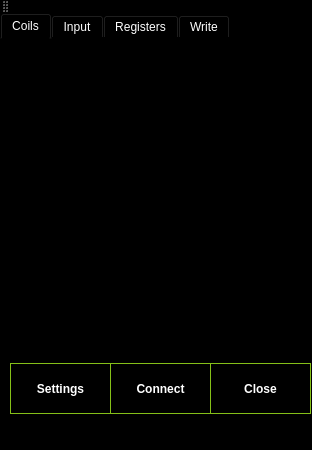
<?xml version="1.0" encoding="UTF-8"?>
<ui version="4.0">
 <class>AQModBus</class>
 <widget class="QMainWindow" name="AQModBus">
  <property name="geometry">
   <rect>
    <x>0</x>
    <y>0</y>
    <width>312</width>
    <height>450</height>
   </rect>
  </property>
  <property name="sizePolicy">
   <sizepolicy hsizetype="Preferred" vsizetype="Preferred">
    <horstretch>0</horstretch>
    <verstretch>0</verstretch>
   </sizepolicy>
  </property>
  <property name="windowTitle">
   <string>AQModBus</string>
  </property>
  <property name="windowIcon">
   <iconset>
    <normaloff>aqmodbus.png</normaloff>aqmodbus.png</iconset>
  </property>
  <property name="styleSheet">
   <string notr="true">background-color: rgb(0, 0, 0);
border-color: rgb(133, 192, 24);
color: rgb(255, 255, 255);</string>
  </property>
  <widget class="QWidget" name="centralWidget">
   <widget class="QPushButton" name="closeBtn">
    <property name="geometry">
     <rect>
      <x>210</x>
      <y>350</y>
      <width>101</width>
      <height>51</height>
     </rect>
    </property>
    <property name="styleSheet">
     <string notr="true">border-style: solid;
border-color: rgb(133, 192, 24);
border-width: 1px;
font-weight: bold</string>
    </property>
    <property name="text">
     <string>Close</string>
    </property>
    <property name="checkable">
     <bool>false</bool>
    </property>
   </widget>
   <widget class="QPushButton" name="settingsBtn">
    <property name="geometry">
     <rect>
      <x>10</x>
      <y>350</y>
      <width>101</width>
      <height>51</height>
     </rect>
    </property>
    <property name="styleSheet">
     <string notr="true">border-style: solid;
border-color: rgb(133, 192, 24);
border-width: 1px;
font-weight: bold</string>
    </property>
    <property name="text">
     <string>Settings</string>
    </property>
    <property name="checkable">
     <bool>false</bool>
    </property>
   </widget>
   <widget class="QPushButton" name="connectBtn">
    <property name="geometry">
     <rect>
      <x>110</x>
      <y>350</y>
      <width>101</width>
      <height>51</height>
     </rect>
    </property>
    <property name="styleSheet">
     <string notr="true">border-style: solid;
border-color: rgb(133, 192, 24);
border-width: 1px;
font-weight: bold</string>
    </property>
    <property name="text">
     <string>Connect</string>
    </property>
    <property name="checkable">
     <bool>false</bool>
    </property>
   </widget>
   <widget class="QTabWidget" name="tabWidget">
    <property name="geometry">
     <rect>
      <x>0</x>
      <y>0</y>
      <width>311</width>
      <height>341</height>
     </rect>
    </property>
    <property name="currentIndex">
     <number>0</number>
    </property>
    <widget class="QWidget" name="tabCoils">
     <attribute name="title">
      <string>Coils</string>
     </attribute>
     <widget class="QProgressBar" name="pbCoil">
      <property name="geometry">
       <rect>
        <x>10</x>
        <y>0</y>
        <width>20</width>
        <height>20</height>
       </rect>
      </property>
      <property name="maximum">
       <number>1</number>
      </property>
      <property name="value">
       <number>0</number>
      </property>
      <property name="format">
       <string/>
      </property>
     </widget>
     <widget class="QLedMatrix" name="CoilMatrix" native="true">
      <property name="geometry">
       <rect>
        <x>10</x>
        <y>0</y>
        <width>291</width>
        <height>221</height>
       </rect>
      </property>
      <property name="backgroundColor" stdset="0">
       <color>
        <red>0</red>
        <green>0</green>
        <blue>0</blue>
       </color>
      </property>
      <property name="darkLedColor" stdset="0">
       <color>
        <red>34</red>
        <green>34</green>
        <blue>34</blue>
       </color>
      </property>
      <property name="rows" stdset="0">
       <number>8</number>
      </property>
      <property name="columns" stdset="0">
       <number>8</number>
      </property>
     </widget>
    </widget>
    <widget class="QWidget" name="tabInput">
     <attribute name="title">
      <string>Input</string>
     </attribute>
     <widget class="QLedMatrix" name="InputMatrix" native="true">
      <property name="geometry">
       <rect>
        <x>10</x>
        <y>0</y>
        <width>291</width>
        <height>221</height>
       </rect>
      </property>
      <property name="backgroundColor" stdset="0">
       <color>
        <red>0</red>
        <green>0</green>
        <blue>0</blue>
       </color>
      </property>
      <property name="darkLedColor" stdset="0">
       <color>
        <red>34</red>
        <green>34</green>
        <blue>34</blue>
       </color>
      </property>
      <property name="rows" stdset="0">
       <number>8</number>
      </property>
      <property name="columns" stdset="0">
       <number>8</number>
      </property>
     </widget>
    </widget>
    <widget class="QWidget" name="tabReg">
     <attribute name="title">
      <string>Registers</string>
     </attribute>
     <widget class="QTableWidget" name="RegisterList">
      <property name="geometry">
       <rect>
        <x>10</x>
        <y>1</y>
        <width>141</width>
        <height>211</height>
       </rect>
      </property>
      <property name="showGrid">
       <bool>true</bool>
      </property>
      <property name="rowCount">
       <number>1</number>
      </property>
      <property name="columnCount">
       <number>2</number>
      </property>
      <attribute name="verticalHeaderVisible">
       <bool>false</bool>
      </attribute>
      <row/>
      <column>
       <property name="text">
        <string>Addr</string>
       </property>
      </column>
      <column>
       <property name="text">
        <string>Register Value</string>
       </property>
      </column>
     </widget>
     <widget class="QTableWidget" name="AnalogList">
      <property name="geometry">
       <rect>
        <x>160</x>
        <y>0</y>
        <width>141</width>
        <height>211</height>
       </rect>
      </property>
      <property name="rowCount">
       <number>1</number>
      </property>
      <property name="columnCount">
       <number>2</number>
      </property>
      <attribute name="verticalHeaderVisible">
       <bool>false</bool>
      </attribute>
      <row/>
      <column>
       <property name="text">
        <string>Addr</string>
       </property>
      </column>
      <column>
       <property name="text">
        <string>Analog Input</string>
       </property>
      </column>
     </widget>
    </widget>
    <widget class="QWidget" name="tabWrite">
     <attribute name="title">
      <string>Write</string>
     </attribute>
     <widget class="QComboBox" name="cbWrite">
      <property name="geometry">
       <rect>
        <x>10</x>
        <y>10</y>
        <width>281</width>
        <height>31</height>
       </rect>
      </property>
      <property name="styleSheet">
       <string notr="true">color: rgb(133, 192, 24);</string>
      </property>
      <item>
       <property name="text">
        <string>Coil</string>
       </property>
      </item>
      <item>
       <property name="text">
        <string>Register</string>
       </property>
      </item>
     </widget>
     <widget class="QWidget" name="gridLayoutWidget">
      <property name="geometry">
       <rect>
        <x>10</x>
        <y>50</y>
        <width>291</width>
        <height>91</height>
       </rect>
      </property>
      <layout class="QGridLayout" name="gridLayout">
       <item row="2" column="1">
        <widget class="QLineEdit" name="WriteValue">
         <property name="minimumSize">
          <size>
           <width>0</width>
           <height>40</height>
          </size>
         </property>
         <property name="styleSheet">
          <string notr="true">border-style: solid;
border-color: rgb(133, 192, 24);
border-width: 1px;</string>
         </property>
        </widget>
       </item>
       <item row="2" column="3">
        <widget class="QPushButton" name="btnWrite">
         <property name="minimumSize">
          <size>
           <width>90</width>
           <height>40</height>
          </size>
         </property>
         <property name="styleSheet">
          <string notr="true">border-style: solid;
border-color: rgb(133, 192, 24);
border-width: 1px;</string>
         </property>
         <property name="text">
          <string>Write</string>
         </property>
         <property name="checkable">
          <bool>false</bool>
         </property>
        </widget>
       </item>
       <item row="0" column="1">
        <widget class="QLabel" name="lValue">
         <property name="text">
          <string>Value</string>
         </property>
        </widget>
       </item>
       <item row="0" column="0">
        <widget class="QLabel" name="lAddress">
         <property name="maximumSize">
          <size>
           <width>16777215</width>
           <height>30</height>
          </size>
         </property>
         <property name="text">
          <string>Address</string>
         </property>
        </widget>
       </item>
       <item row="2" column="0">
        <widget class="QLineEdit" name="WriteAddress">
         <property name="minimumSize">
          <size>
           <width>0</width>
           <height>40</height>
          </size>
         </property>
         <property name="styleSheet">
          <string notr="true">border-style: solid;
border-color: rgb(133, 192, 24);
border-width: 1px;</string>
         </property>
        </widget>
       </item>
      </layout>
     </widget>
    </widget>
   </widget>
  </widget>
  <widget class="QToolBar" name="mainToolBar">
   <attribute name="toolBarArea">
    <enum>TopToolBarArea</enum>
   </attribute>
   <attribute name="toolBarBreak">
    <bool>false</bool>
   </attribute>
  </widget>
  <widget class="QStatusBar" name="statusBar"/>
 </widget>
 <layoutdefault spacing="6" margin="11"/>
 <customwidgets>
  <customwidget>
   <class>QLedMatrix</class>
   <extends>QWidget</extends>
   <header>qledmatrix.h</header>
  </customwidget>
 </customwidgets>
 <tabstops>
  <tabstop>settingsBtn</tabstop>
  <tabstop>connectBtn</tabstop>
  <tabstop>closeBtn</tabstop>
  <tabstop>WriteAddress</tabstop>
  <tabstop>WriteValue</tabstop>
  <tabstop>btnWrite</tabstop>
  <tabstop>cbWrite</tabstop>
  <tabstop>AnalogList</tabstop>
  <tabstop>RegisterList</tabstop>
 </tabstops>
 <resources/>
 <connections/>
</ui>
